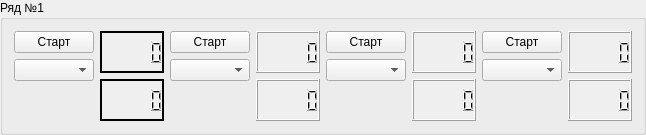
             <widget class="QGroupBox" name="groupBox">
              <property name="title">
               <string>Ряд №1</string>
              </property>
              <layout class="QHBoxLayout" name="horizontalLayout">
               <item>
                <layout class="QVBoxLayout" name="verticalLayout">
                 <item>
                  <widget class="QPushButton" name="pushButton_1sensors">
                   <property name="enabled">
                    <bool>true</bool>
                   </property>
                   <property name="text">
                    <string>Старт</string>
                   </property>
                  </widget>
                 </item>
                 <item>
                  <widget class="QComboBox" name="comboBox_1"/>
                 </item>
                 <item>
                  <spacer name="verticalSpacer">
                   <property name="orientation">
                    <enum>Qt::Vertical</enum>
                   </property>
                   <property name="sizeHint" stdset="0">
                    <size>
                     <width>20</width>
                     <height>40</height>
                    </size>
                   </property>
                  </spacer>
                 </item>
                </layout>
               </item>
               <item>
                <layout class="QVBoxLayout" name="verticalLayout_2">
                 <item>
                  <widget class="QLCDNumber" name="lcdNumber_1">
                   <property name="palette">
                    <palette>
                     <active>
                      <colorrole role="Midlight">
                       <brush brushstyle="SolidPattern">
                        <color alpha="255">
                         <red>170</red>
                         <green>85</green>
                         <blue>255</blue>
                        </color>
                       </brush>
                      </colorrole>
                     </active>
                     <inactive>
                      <colorrole role="Midlight">
                       <brush brushstyle="SolidPattern">
                        <color alpha="255">
                         <red>170</red>
                         <green>85</green>
                         <blue>255</blue>
                        </color>
                       </brush>
                      </colorrole>
                     </inactive>
                     <disabled>
                      <colorrole role="Midlight">
                       <brush brushstyle="SolidPattern">
                        <color alpha="255">
                         <red>170</red>
                         <green>85</green>
                         <blue>255</blue>
                        </color>
                       </brush>
                      </colorrole>
                     </disabled>
                    </palette>
                   </property>
                   <property name="font">
                    <font>
                     <family>MS Shell Dlg 2</family>
                     <pointsize>14</pointsize>
                    </font>
                   </property>
                   <property name="autoFillBackground">
                    <bool>true</bool>
                   </property>
                   <property name="frameShape">
                    <enum>QFrame::WinPanel</enum>
                   </property>
                   <property name="frameShadow">
                    <enum>QFrame::Plain</enum>
                   </property>
                  </widget>
                 </item>
                 <item>
                  <widget class="QLCDNumber" name="lcdNumber_2">
                   <property name="autoFillBackground">
                    <bool>true</bool>
                   </property>
                   <property name="frameShape">
                    <enum>QFrame::WinPanel</enum>
                   </property>
                   <property name="frameShadow">
                    <enum>QFrame::Plain</enum>
                   </property>
                  </widget>
                 </item>
                </layout>
               </item>
               <item>
                <layout class="QVBoxLayout" name="verticalLayout_3">
                 <item>
                  <widget class="QPushButton" name="pushButton_2sensors">
                   <property name="enabled">
                    <bool>true</bool>
                   </property>
                   <property name="text">
                    <string>Старт</string>
                   </property>
                  </widget>
                 </item>
                 <item>
                  <widget class="QComboBox" name="comboBox_2"/>
                 </item>
                 <item>
                  <spacer name="verticalSpacer_2">
                   <property name="orientation">
                    <enum>Qt::Vertical</enum>
                   </property>
                   <property name="sizeHint" stdset="0">
                    <size>
                     <width>20</width>
                     <height>40</height>
                    </size>
                   </property>
                  </spacer>
                 </item>
                </layout>
               </item>
               <item>
                <layout class="QVBoxLayout" name="verticalLayout_4">
                 <item>
                  <widget class="QLCDNumber" name="lcdNumber_3">
                   <property name="autoFillBackground">
                    <bool>true</bool>
                   </property>
                  </widget>
                 </item>
                 <item>
                  <widget class="QLCDNumber" name="lcdNumber_4">
                   <property name="autoFillBackground">
                    <bool>true</bool>
                   </property>
                  </widget>
                 </item>
                </layout>
               </item>
               <item>
                <layout class="QVBoxLayout" name="verticalLayout_5">
                 <item>
                  <widget class="QPushButton" name="pushButton_3sensors">
                   <property name="enabled">
                    <bool>true</bool>
                   </property>
                   <property name="text">
                    <string>Старт</string>
                   </property>
                  </widget>
                 </item>
                 <item>
                  <widget class="QComboBox" name="comboBox_3"/>
                 </item>
                 <item>
                  <spacer name="verticalSpacer_3">
                   <property name="orientation">
                    <enum>Qt::Vertical</enum>
                   </property>
                   <property name="sizeHint" stdset="0">
                    <size>
                     <width>20</width>
                     <height>40</height>
                    </size>
                   </property>
                  </spacer>
                 </item>
                </layout>
               </item>
               <item>
                <layout class="QVBoxLayout" name="verticalLayout_6">
                 <item>
                  <widget class="QLCDNumber" name="lcdNumber_5">
                   <property name="autoFillBackground">
                    <bool>true</bool>
                   </property>
                  </widget>
                 </item>
                 <item>
                  <widget class="QLCDNumber" name="lcdNumber_6">
                   <property name="autoFillBackground">
                    <bool>true</bool>
                   </property>
                  </widget>
                 </item>
                </layout>
               </item>
               <item>
                <layout class="QVBoxLayout" name="verticalLayout_7">
                 <item>
                  <widget class="QPushButton" name="pushButton_4sensors">
                   <property name="enabled">
                    <bool>true</bool>
                   </property>
                   <property name="text">
                    <string>Старт</string>
                   </property>
                  </widget>
                 </item>
                 <item>
                  <widget class="QComboBox" name="comboBox_4"/>
                 </item>
                 <item>
                  <spacer name="verticalSpacer_4">
                   <property name="orientation">
                    <enum>Qt::Vertical</enum>
                   </property>
                   <property name="sizeHint" stdset="0">
                    <size>
                     <width>20</width>
                     <height>40</height>
                    </size>
                   </property>
                  </spacer>
                 </item>
                </layout>
               </item>
               <item>
                <layout class="QVBoxLayout" name="verticalLayout_8">
                 <item>
                  <widget class="QLCDNumber" name="lcdNumber_7">
                   <property name="autoFillBackground">
                    <bool>true</bool>
                   </property>
                  </widget>
                 </item>
                 <item>
                  <widget class="QLCDNumber" name="lcdNumber_8">
                   <property name="autoFillBackground">
                    <bool>true</bool>
                   </property>
                  </widget>
                 </item>
                </layout>
               </item>
              </layout>
             </widget>
